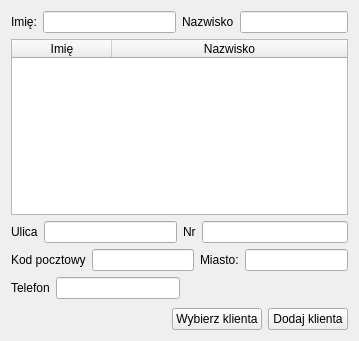
<?xml version="1.0" encoding="UTF-8"?>
<ui version="4.0">
 <class>SprzedawcaKlientWindow</class>
 <widget class="QMainWindow" name="MainWindow">
  <property name="geometry">
   <rect>
    <x>0</x>
    <y>0</y>
    <width>359</width>
    <height>341</height>
   </rect>
  </property>
  <property name="windowTitle">
   <string>Wybór klienta</string>
  </property>
  <widget class="QWidget" name="centralWidget">
   <layout class="QVBoxLayout" name="verticalLayout">
    <item>
     <layout class="QVBoxLayout" name="verticalLayout_3">
      <item>
       <layout class="QHBoxLayout" name="horizontalLayout_9">
        <item>
         <layout class="QHBoxLayout" name="horizontalLayout_7">
          <item>
           <widget class="QLabel" name="label_6">
            <property name="text">
             <string>Imię:</string>
            </property>
           </widget>
          </item>
          <item>
           <widget class="QLineEdit" name="lineEdit_2"/>
          </item>
         </layout>
        </item>
        <item>
         <layout class="QHBoxLayout" name="horizontalLayout_8">
          <item>
           <widget class="QLabel" name="label_11">
            <property name="text">
             <string>Nazwisko</string>
            </property>
           </widget>
          </item>
          <item>
           <widget class="QLineEdit" name="lineEdit_3"/>
          </item>
         </layout>
        </item>
       </layout>
      </item>
      <item>
       <widget class="QTableWidget" name="tableWidget_4">
        <property name="sizePolicy">
         <sizepolicy hsizetype="Ignored" vsizetype="Expanding">
          <horstretch>0</horstretch>
          <verstretch>0</verstretch>
         </sizepolicy>
        </property>
        <attribute name="horizontalHeaderStretchLastSection">
         <bool>true</bool>
        </attribute>
        <column>
         <property name="text">
          <string>Imię</string>
         </property>
        </column>
        <column>
         <property name="text">
          <string>Nazwisko</string>
         </property>
        </column>
       </widget>
      </item>
     </layout>
    </item>
    <item>
     <layout class="QVBoxLayout" name="verticalLayout_4">
      <item>
       <layout class="QHBoxLayout" name="horizontalLayout_15">
        <item>
         <layout class="QHBoxLayout" name="horizontalLayout_10">
          <item>
           <widget class="QLabel" name="label_12">
            <property name="text">
             <string>Ulica</string>
            </property>
           </widget>
          </item>
          <item>
           <widget class="QLineEdit" name="lineEdit_4"/>
          </item>
         </layout>
        </item>
        <item>
         <layout class="QHBoxLayout" name="horizontalLayout_11">
          <item>
           <widget class="QLabel" name="label_13">
            <property name="text">
             <string>Nr</string>
            </property>
           </widget>
          </item>
          <item>
           <widget class="QLineEdit" name="lineEdit_5"/>
          </item>
         </layout>
        </item>
       </layout>
      </item>
      <item>
       <layout class="QHBoxLayout" name="horizontalLayout_16">
        <item>
         <layout class="QHBoxLayout" name="horizontalLayout_12">
          <item>
           <widget class="QLabel" name="label_14">
            <property name="text">
             <string>Kod pocztowy</string>
            </property>
           </widget>
          </item>
          <item>
           <widget class="QLineEdit" name="lineEdit_6"/>
          </item>
         </layout>
        </item>
        <item>
         <layout class="QHBoxLayout" name="horizontalLayout_13">
          <item>
           <widget class="QLabel" name="label_15">
            <property name="text">
             <string>Miasto:</string>
            </property>
           </widget>
          </item>
          <item>
           <widget class="QLineEdit" name="lineEdit_7"/>
          </item>
         </layout>
        </item>
       </layout>
      </item>
      <item>
       <layout class="QHBoxLayout" name="horizontalLayout_17">
        <item>
         <layout class="QHBoxLayout" name="horizontalLayout_14">
          <item>
           <widget class="QLabel" name="label_16">
            <property name="text">
             <string>Telefon</string>
            </property>
           </widget>
          </item>
          <item>
           <widget class="QLineEdit" name="lineEdit_8"/>
          </item>
         </layout>
        </item>
        <item>
         <spacer name="horizontalSpacer_3">
          <property name="orientation">
           <enum>Qt::Horizontal</enum>
          </property>
          <property name="sizeHint" stdset="0">
           <size>
            <width>40</width>
            <height>20</height>
           </size>
          </property>
         </spacer>
        </item>
       </layout>
      </item>
      <item>
       <spacer name="verticalSpacer_3">
        <property name="orientation">
         <enum>Qt::Vertical</enum>
        </property>
        <property name="sizeHint" stdset="0">
         <size>
          <width>20</width>
          <height>18</height>
         </size>
        </property>
       </spacer>
      </item>
      <item>
       <layout class="QHBoxLayout" name="horizontalLayout_18">
        <item>
         <spacer name="horizontalSpacer_4">
          <property name="orientation">
           <enum>Qt::Horizontal</enum>
          </property>
          <property name="sizeHint" stdset="0">
           <size>
            <width>40</width>
            <height>20</height>
           </size>
          </property>
         </spacer>
        </item>
        <item>
         <widget class="QPushButton" name="pushButton_2">
          <property name="text">
           <string>Wybierz klienta</string>
          </property>
         </widget>
        </item>
        <item>
         <widget class="QPushButton" name="pushButton_3">
          <property name="text">
           <string>Dodaj klienta</string>
          </property>
         </widget>
        </item>
       </layout>
      </item>
     </layout>
    </item>
   </layout>
  </widget>
 </widget>
 <layoutdefault spacing="6" margin="11"/>
 <resources/>
 <connections/>
</ui>
